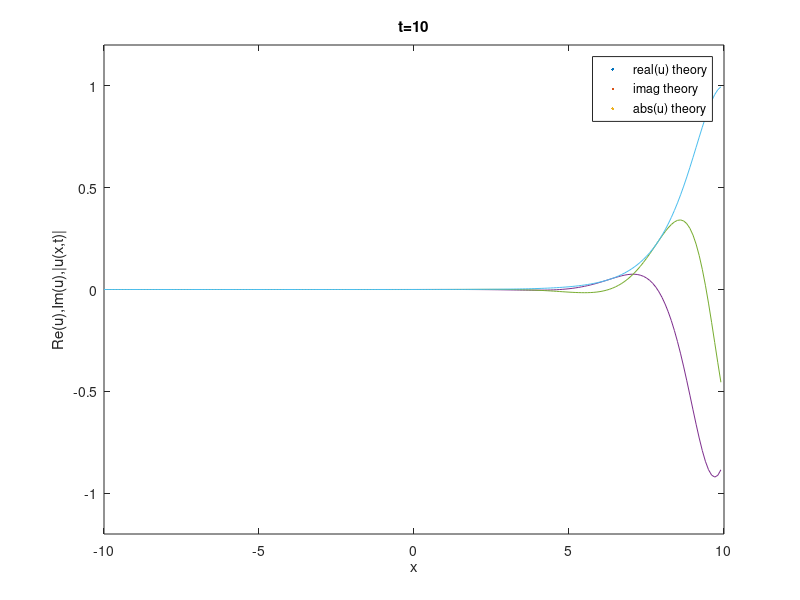

Reproduce this figure in MATLAB.
% Numerically integrate NLS in 1D:
% u_t = (i/2)*u_xx - i*g*(|u|^2)*u
% using finite differences in space and Euler in time
% RCG Jul'24

L=-10;   % left end of domain
R=+10;   % right end of domain
Nx=200;  % number of points in discrete domain
dt=0.0001; % time step
tmax=10;  % max time
g=-1;      % non-linearity (g=-1: attractive; g=+1: repulsive)

%Define discrete domain:
dx=(R-L)/Nx;
x=linspace(L,R-dx,Nx); % remove one dx to make solution periodic on [L,R]
oodx2=1/dx^2;

%Define ICs:
A=1;          % amplitude for IC
v=1;          % initial vel
x0=0;         % initial pos
u0=A*sech(A*(x-x0)).*exp(1i*v*x);
maxu0=max(abs(u0));
myax=[L R -1.2*maxu0 1.2*maxu0];

%nifty indexing for u_xx:
ip=[2:Nx,1];     % periodic BCs
im=[Nx,1:Nx-1];  % periodic BCs

figure(1);clf
plot(x,abs(u0),'*-')
drawnow

u=u0;
ii=0;

for t=0:dt:tmax
 ii=ii+1;

 uxx=oodx2*(u(im)-2*u+u(ip));

 
 RHS = 0.5j*uxx - 1j*g*(u.^2).*conj(u);
 u = u + dt*RHS; % Euler step
 if(mod(ii,1000)==1)
  utheo = A*sech(x-v*(t+dt)-x0).*exp(1i*v*x+0.5i*(A^2-v^2)*(t+dt));

  %plot(x,norm_u_squared,'*')%,x,utheo,'-')
  plot(x,real(u),'.',x,imag(u),'.',x,abs(u),'.')
  legend('real(u) num.','imag(u) num.', 'abs(u) num.');

  hold on
  plot(x,real(utheo),'-',x,imag(utheo),'-',x,abs(utheo),'-')
  legend('real(u) theory','imag theory', 'abs(u) theory');
  hold off
  axis(myax)

 
  xlabel('x'); ylabel('Re(u),Im(u),|u(x,t)|');
  title(['t=',num2str(t)]);
  drawnow
 end
end
